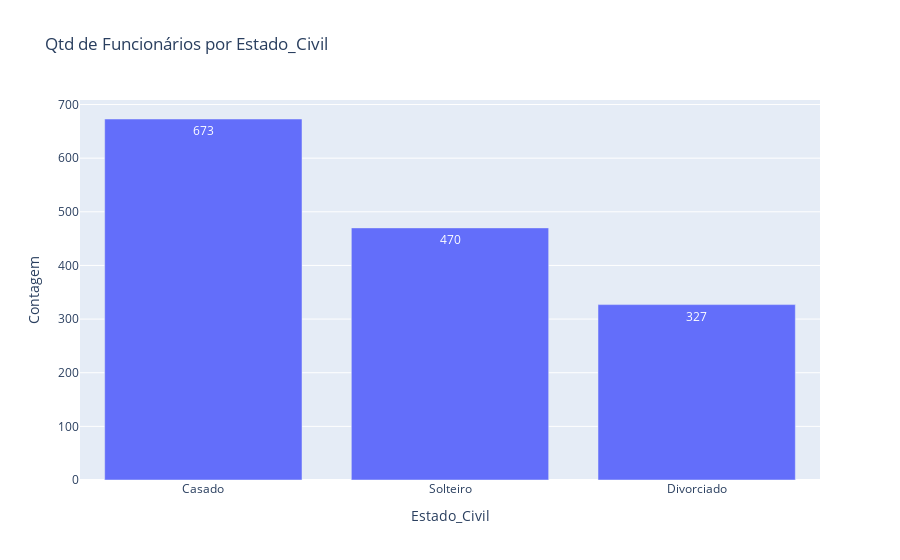

Write notebook code for a chart like this one.
### Code cell
constroi_grafico_barras('Estado_Civil')

### Figure 1 — Plotly figure (JSON) as saved in the notebook; plotly's stock layout.template omitted (floating-point values rounded to 4 significant figures)
{"data": [{"alignmentgroup": "True", "hovertemplate": "Estado_Civil=%{x}<br>Contagem=%{y}<extra></extra>", "legendgroup": "", "marker": {"color": "#636efa", "pattern": {"shape": ""}}, "name": "", "offsetgroup": "", "orientation": "v", "showlegend": false, "textposition": "auto", "texttemplate": "%{y}", "type": "bar", "x": ["Casado", "Solteiro", "Divorciado"], "xaxis": "x", "y": [673, 470, 327], "yaxis": "y"}], "layout": {"autosize": true, "barmode": "relative", "legend": {"tracegroupgap": 0}, "title": {"text": "Qtd de Funcionários por Estado_Civil"}, "xaxis": {"anchor": "y", "autorange": true, "domain": [0, 1], "range": [-0.5, 2.5], "title": {"text": "Estado_Civil"}, "type": "category"}, "yaxis": {"anchor": "x", "autorange": true, "domain": [0, 1], "range": [0, 708.4], "title": {"text": "Contagem"}, "type": "linear"}}}
